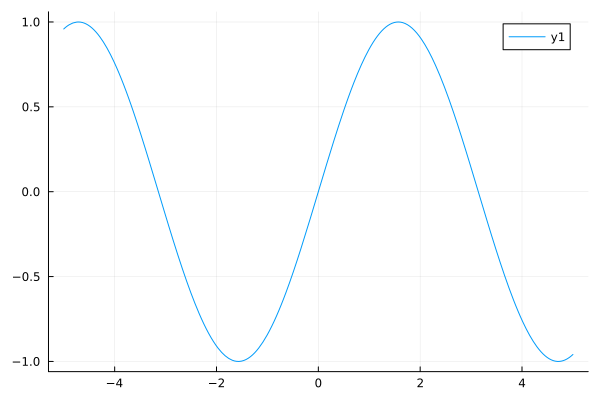

The Julia source for this figure:
using Plots

gr()
plot(sin)
savefig("sin.png")